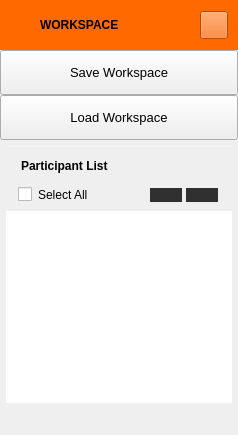
        <widget class="QFrame" name="extraLeftBox">
         <property name="minimumSize">
          <size>
           <width>0</width>
           <height>0</height>
          </size>
         </property>
         <property name="maximumSize">
          <size>
           <width>0</width>
           <height>16777215</height>
          </size>
         </property>
         <property name="frameShape">
          <enum>QFrame::NoFrame</enum>
         </property>
         <property name="frameShadow">
          <enum>QFrame::Raised</enum>
         </property>
         <layout class="QVBoxLayout" name="extraColumLayout">
          <property name="spacing">
           <number>0</number>
          </property>
          <property name="leftMargin">
           <number>0</number>
          </property>
          <property name="topMargin">
           <number>0</number>
          </property>
          <property name="rightMargin">
           <number>0</number>
          </property>
          <property name="bottomMargin">
           <number>0</number>
          </property>
          <item>
           <widget class="QFrame" name="extraTopBg">
            <property name="minimumSize">
             <size>
              <width>0</width>
              <height>50</height>
             </size>
            </property>
            <property name="maximumSize">
             <size>
              <width>16777215</width>
              <height>50</height>
             </size>
            </property>
            <property name="styleSheet">
             <string notr="true">background-color:rgba(255,105,0,1);</string>
            </property>
            <property name="frameShape">
             <enum>QFrame::NoFrame</enum>
            </property>
            <property name="frameShadow">
             <enum>QFrame::Raised</enum>
            </property>
            <layout class="QVBoxLayout" name="verticalLayout_5">
             <property name="spacing">
              <number>0</number>
             </property>
             <property name="leftMargin">
              <number>0</number>
             </property>
             <property name="topMargin">
              <number>0</number>
             </property>
             <property name="rightMargin">
              <number>0</number>
             </property>
             <property name="bottomMargin">
              <number>0</number>
             </property>
             <item>
              <layout class="QGridLayout" name="extraTopLayout">
               <property name="leftMargin">
                <number>10</number>
               </property>
               <property name="rightMargin">
                <number>10</number>
               </property>
               <property name="horizontalSpacing">
                <number>10</number>
               </property>
               <property name="verticalSpacing">
                <number>0</number>
               </property>
               <item row="0" column="0">
                <widget class="QFrame" name="extraIcon">
                 <property name="minimumSize">
                  <size>
                   <width>20</width>
                   <height>0</height>
                  </size>
                 </property>
                 <property name="maximumSize">
                  <size>
                   <width>20</width>
                   <height>20</height>
                  </size>
                 </property>
                 <property name="styleSheet">
                  <string notr="true"/>
                 </property>
                 <property name="frameShape">
                  <enum>QFrame::NoFrame</enum>
                 </property>
                 <property name="frameShadow">
                  <enum>QFrame::Raised</enum>
                 </property>
                </widget>
               </item>
               <item row="0" column="1">
                <widget class="QLabel" name="extraLabel">
                 <property name="minimumSize">
                  <size>
                   <width>150</width>
                   <height>0</height>
                  </size>
                 </property>
                 <property name="styleSheet">
                  <string notr="true">font-weight: bold;
</string>
                 </property>
                 <property name="text">
                  <string>WORKSPACE</string>
                 </property>
                </widget>
               </item>
               <item row="0" column="2">
                <widget class="QPushButton" name="extraCloseColumnBtn">
                 <property name="minimumSize">
                  <size>
                   <width>28</width>
                   <height>28</height>
                  </size>
                 </property>
                 <property name="maximumSize">
                  <size>
                   <width>28</width>
                   <height>28</height>
                  </size>
                 </property>
                 <property name="cursor">
                  <cursorShape>PointingHandCursor</cursorShape>
                 </property>
                 <property name="toolTip">
                  <string>Close left box</string>
                 </property>
                 <property name="text">
                  <string/>
                 </property>
                 <property name="icon">
                  <iconset resource="resources.qrc">
                   <normaloff>:/icons/images/icons/icon_close.png</normaloff>:/icons/images/icons/icon_close.png</iconset>
                 </property>
                 <property name="iconSize">
                  <size>
                   <width>20</width>
                   <height>20</height>
                  </size>
                 </property>
                </widget>
               </item>
              </layout>
             </item>
            </layout>
           </widget>
          </item>
          <item>
           <widget class="QFrame" name="extraContent">
            <property name="frameShape">
             <enum>QFrame::NoFrame</enum>
            </property>
            <property name="frameShadow">
             <enum>QFrame::Raised</enum>
            </property>
            <layout class="QVBoxLayout" name="verticalLayout_12">
             <property name="spacing">
              <number>0</number>
             </property>
             <property name="leftMargin">
              <number>0</number>
             </property>
             <property name="topMargin">
              <number>0</number>
             </property>
             <property name="rightMargin">
              <number>0</number>
             </property>
             <property name="bottomMargin">
              <number>0</number>
             </property>
             <item alignment="Qt::AlignTop">
              <widget class="QFrame" name="extraTopMenu">
               <property name="frameShape">
                <enum>QFrame::NoFrame</enum>
               </property>
               <property name="frameShadow">
                <enum>QFrame::Raised</enum>
               </property>
               <layout class="QVBoxLayout" name="verticalLayout_11">
                <property name="spacing">
                 <number>0</number>
                </property>
                <property name="leftMargin">
                 <number>0</number>
                </property>
                <property name="topMargin">
                 <number>0</number>
                </property>
                <property name="rightMargin">
                 <number>0</number>
                </property>
                <property name="bottomMargin">
                 <number>0</number>
                </property>
                <item>
                 <widget class="QPushButton" name="btn_share">
                  <property name="sizePolicy">
                   <sizepolicy hsizetype="Expanding" vsizetype="Fixed">
                    <horstretch>0</horstretch>
                    <verstretch>0</verstretch>
                   </sizepolicy>
                  </property>
                  <property name="minimumSize">
                   <size>
                    <width>0</width>
                    <height>45</height>
                   </size>
                  </property>
                  <property name="font">
                   <font>
                    <family>Segoe UI</family>
                    <pointsize>10</pointsize>
                    <weight>50</weight>
                    <italic>false</italic>
                    <bold>false</bold>
                   </font>
                  </property>
                  <property name="cursor">
                   <cursorShape>PointingHandCursor</cursorShape>
                  </property>
                  <property name="layoutDirection">
                   <enum>Qt::LeftToRight</enum>
                  </property>
                  <property name="styleSheet">
                   <string notr="true">background-image: url(:/icons/images/icons/cil-share-boxed.png);</string>
                  </property>
                  <property name="text">
                   <string>Save Workspace</string>
                  </property>
                 </widget>
                </item>
                <item>
                 <widget class="QPushButton" name="btn_adjustments">
                  <property name="sizePolicy">
                   <sizepolicy hsizetype="Expanding" vsizetype="Fixed">
                    <horstretch>0</horstretch>
                    <verstretch>0</verstretch>
                   </sizepolicy>
                  </property>
                  <property name="minimumSize">
                   <size>
                    <width>0</width>
                    <height>45</height>
                   </size>
                  </property>
                  <property name="font">
                   <font>
                    <family>Segoe UI</family>
                    <pointsize>10</pointsize>
                    <weight>50</weight>
                    <italic>false</italic>
                    <bold>false</bold>
                   </font>
                  </property>
                  <property name="cursor">
                   <cursorShape>PointingHandCursor</cursorShape>
                  </property>
                  <property name="layoutDirection">
                   <enum>Qt::LeftToRight</enum>
                  </property>
                  <property name="styleSheet">
                   <string notr="true">background-image: url(:/icons/images/icons/cil-folder-open.png);</string>
                  </property>
                  <property name="text">
                   <string>Load Workspace</string>
                  </property>
                 </widget>
                </item>
               </layout>
              </widget>
             </item>
             <item>
              <widget class="QFrame" name="extraCenter">
               <property name="frameShape">
                <enum>QFrame::NoFrame</enum>
               </property>
               <property name="frameShadow">
                <enum>QFrame::Raised</enum>
               </property>
               <layout class="QVBoxLayout" name="verticalLayout_10">
                <property name="spacing">
                 <number>0</number>
                </property>
                <property name="leftMargin">
                 <number>0</number>
                </property>
                <property name="topMargin">
                 <number>0</number>
                </property>
                <property name="rightMargin">
                 <number>0</number>
                </property>
                <property name="bottomMargin">
                 <number>0</number>
                </property>
                <item>
                 <widget class="QFrame" name="frame_50">
                  <property name="styleSheet">
                   <string notr="true">border:none;</string>
                  </property>
                  <property name="frameShape">
                   <enum>QFrame::StyledPanel</enum>
                  </property>
                  <property name="frameShadow">
                   <enum>QFrame::Raised</enum>
                  </property>
                  <layout class="QVBoxLayout" name="verticalLayout_78">
                   <property name="leftMargin">
                    <number>6</number>
                   </property>
                   <property name="topMargin">
                    <number>6</number>
                   </property>
                   <property name="rightMargin">
                    <number>6</number>
                   </property>
                   <property name="bottomMargin">
                    <number>6</number>
                   </property>
                   <item>
                    <widget class="QFrame" name="frame_51">
                     <property name="styleSheet">
                      <string notr="true">
border-top:1px solid rgba(255,255,255,0.2);</string>
                     </property>
                     <property name="frameShape">
                      <enum>QFrame::StyledPanel</enum>
                     </property>
                     <property name="frameShadow">
                      <enum>QFrame::Raised</enum>
                     </property>
                     <layout class="QVBoxLayout" name="verticalLayout_77">
                      <property name="spacing">
                       <number>0</number>
                      </property>
                      <property name="leftMargin">
                       <number>0</number>
                      </property>
                      <property name="topMargin">
                       <number>0</number>
                      </property>
                      <property name="rightMargin">
                       <number>0</number>
                      </property>
                      <property name="bottomMargin">
                       <number>0</number>
                      </property>
                      <item>
                       <widget class="QFrame" name="frame_52">
                        <property name="styleSheet">
                         <string notr="true">border:none;
margin:6px 6px;</string>
                        </property>
                        <property name="frameShape">
                         <enum>QFrame::StyledPanel</enum>
                        </property>
                        <property name="frameShadow">
                         <enum>QFrame::Raised</enum>
                        </property>
                        <layout class="QHBoxLayout" name="horizontalLayout_34">
                         <property name="spacing">
                          <number>0</number>
                         </property>
                         <property name="leftMargin">
                          <number>0</number>
                         </property>
                         <property name="topMargin">
                          <number>0</number>
                         </property>
                         <property name="rightMargin">
                          <number>0</number>
                         </property>
                         <property name="bottomMargin">
                          <number>0</number>
                         </property>
                         <item>
                          <widget class="QLabel" name="label_38">
                           <property name="styleSheet">
                            <string notr="true">font-weight: bold;
font-size:12px;</string>
                           </property>
                           <property name="text">
                            <string>Participant List</string>
                           </property>
                          </widget>
                         </item>
                         <item>
                          <spacer name="horizontalSpacer_16">
                           <property name="orientation">
                            <enum>Qt::Horizontal</enum>
                           </property>
                           <property name="sizeHint" stdset="0">
                            <size>
                             <width>120</width>
                             <height>8</height>
                            </size>
                           </property>
                          </spacer>
                         </item>
                        </layout>
                       </widget>
                      </item>
                      <item>
                       <widget class="QFrame" name="frame_53">
                        <property name="styleSheet">
                         <string notr="true">margin:0px 6px;
border: none;</string>
                        </property>
                        <property name="frameShape">
                         <enum>QFrame::StyledPanel</enum>
                        </property>
                        <property name="frameShadow">
                         <enum>QFrame::Raised</enum>
                        </property>
                        <layout class="QHBoxLayout" name="horizontalLayout_33">
                         <property name="spacing">
                          <number>0</number>
                         </property>
                         <property name="leftMargin">
                          <number>0</number>
                         </property>
                         <property name="topMargin">
                          <number>0</number>
                         </property>
                         <property name="rightMargin">
                          <number>0</number>
                         </property>
                         <property name="bottomMargin">
                          <number>0</number>
                         </property>
                         <item>
                          <widget class="QCheckBox" name="checkBox_3">
                           <property name="text">
                            <string>Select All</string>
                           </property>
                          </widget>
                         </item>
                         <item>
                          <spacer name="horizontalSpacer_17">
                           <property name="orientation">
                            <enum>Qt::Horizontal</enum>
                           </property>
                           <property name="sizeHint" stdset="0">
                            <size>
                             <width>93</width>
                             <height>11</height>
                            </size>
                           </property>
                          </spacer>
                         </item>
                         <item>
                          <widget class="QFrame" name="frame_54">
                           <property name="styleSheet">
                            <string notr="true">border: none;
</string>
                           </property>
                           <property name="frameShape">
                            <enum>QFrame::StyledPanel</enum>
                           </property>
                           <property name="frameShadow">
                            <enum>QFrame::Raised</enum>
                           </property>
                           <layout class="QHBoxLayout" name="horizontalLayout_32">
                            <property name="spacing">
                             <number>0</number>
                            </property>
                            <property name="leftMargin">
                             <number>0</number>
                            </property>
                            <property name="topMargin">
                             <number>0</number>
                            </property>
                            <property name="rightMargin">
                             <number>0</number>
                            </property>
                            <property name="bottomMargin">
                             <number>0</number>
                            </property>
                            <item>
                             <widget class="QPushButton" name="pushButton_17">
                              <property name="cursor">
                               <cursorShape>PointingHandCursor</cursorShape>
                              </property>
                              <property name="styleSheet">
                               <string notr="true">background-color:rgba(0,0,0,0.8);
margin:3px 2px;</string>
                              </property>
                              <property name="text">
                               <string/>
                              </property>
                              <property name="icon">
                               <iconset resource="resources.qrc">
                                <normaloff>:/icons/images/icons/cil-minus.png</normaloff>:/icons/images/icons/cil-minus.png</iconset>
                              </property>
                             </widget>
                            </item>
                            <item>
                             <widget class="QPushButton" name="pushButton_18">
                              <property name="cursor">
                               <cursorShape>PointingHandCursor</cursorShape>
                              </property>
                              <property name="styleSheet">
                               <string notr="true">background-color:rgba(0,0,0,0.8);
margin:3px 2px;
</string>
                              </property>
                              <property name="text">
                               <string/>
                              </property>
                              <property name="icon">
                               <iconset resource="resources.qrc">
                                <normaloff>:/icons/images/icons/cil-plus.png</normaloff>:/icons/images/icons/cil-plus.png</iconset>
                              </property>
                             </widget>
                            </item>
                           </layout>
                          </widget>
                         </item>
                        </layout>
                       </widget>
                      </item>
                     </layout>
                    </widget>
                   </item>
                   <item>
                    <widget class="QListWidget" name="listWidget_3"/>
                   </item>
                  </layout>
                 </widget>
                </item>
               </layout>
              </widget>
             </item>
             <item>
              <widget class="QFrame" name="extraBottom">
               <property name="minimumSize">
                <size>
                 <width>0</width>
                 <height>26</height>
                </size>
               </property>
               <property name="frameShape">
                <enum>QFrame::NoFrame</enum>
               </property>
               <property name="frameShadow">
                <enum>QFrame::Raised</enum>
               </property>
              </widget>
             </item>
            </layout>
           </widget>
          </item>
         </layout>
        </widget>
